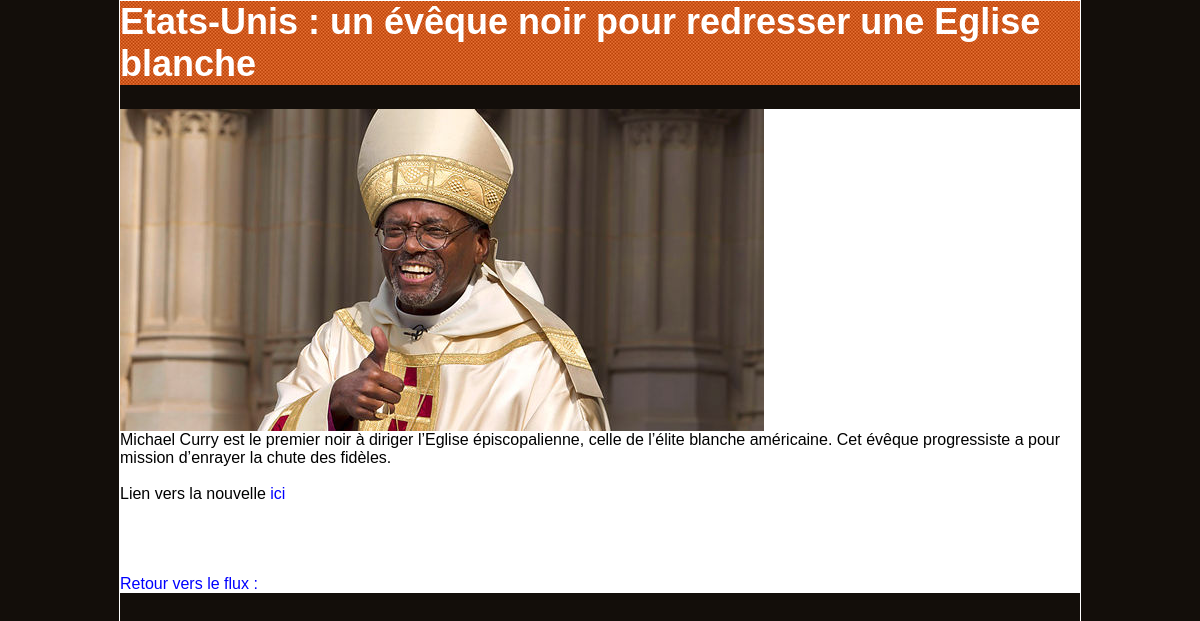
Page /controler/afficher_nouvelle.ctrl.php?id=920 on the committed database.
### tables this page shows
CREATE TABLE nouvelle (
		id integer primary key autoincrement,
		date datetime,
		titre varchar(255),
		description varchar(1024),
		url varchar(255),
		image varchar(80),
		RSS_id integer
		);

### controler/afficher_nouvelle.ctrl.php (called while the page is built)
<?php
include("../model/DAO.class.php");
require_once("../model/Nouvelle.class.php");
	$id=$_GET['id'];
	$q = "SELECT * FROM nouvelle where id=$id";
	$r = $dao->getDB()->query($q);
	$result = $r->fetchAll(PDO::FETCH_CLASS, "Nouvelle");
	$i = 0;
	foreach($result as $value)
	{
			$table[$i]=$value;
			$i++;
	}
require_once("../view/afficher_nouvelle.view.php");
?>

### model/DAO.class.php (called while the page is built, shortened)
<?php
require_once('Nouvelle.class.php');
    $dao = new DAO();
Class DAO {
	private $db;
	function __construct() {
		$dsn = 'sqlite:../model/rss.db';
		try {
			$this->db = new PDO($dsn);
		} catch (PDOException $e) {
			exit("Erreur ouverture BD : ".$e->getMessage());
		}
	}
	function getDB(){
		return $this->db;
	}
}
?>

### model/Nouvelle.class.php (called while the page is built, shortened)
<?php
class Nouvelle
{
	private $titre;
	private $description;
	private $image;
	private $url;
	private $RSS_id;
	function getTitre()
	{
		return $this->titre;
	}
	function getDescri()
	{
		return $this->description;
	}
	function getImage()
	{
		return $this->image;
	}
	function getURL()
	{
		return $this->url;
	}
	function getRSS_ID()
	{
		return $this->RSS_id;
	}
}
?>

### view/afficher_nouvelle.view.php (the view, shortened to what this page needs)
<html>
<head>
	<link rel="stylesheet" type="text/css" href="../view/design/style.css"
</head>
<body>
<?php
echo '<header>';
echo '<h1>';
echo $table[0]->getTitre();
echo '</h1>';
echo '</header>';
?>
<article>
<?php
    foreach($table as $a)
	{
		echo '<img src="'.$a->getImage().'"/></br>';
		print '<p>'.$a->getDescri().'<p>';
		echo 'Lien vers la nouvelle <a href="'.$a->getURL().'" > ici </a></br>';
	}
	echo '<a href="http://localhost/PHP/projet/controler/afficher_nouvelles.ctrl.php?rss='.$a->getRSS_ID().'&titre='.$_GET["titre"].'"> Retour vers le flux : '.$_GET["titre"]. '</a>';
	?>
</article>
</body>
</html>

### view/design/style.css (style rules this page uses)
body { font-family: "Arial"; width: 960px; margin: auto; border : 1px solid #FFF; background-color: #130E0A; color: white; }
header { font-size: large; background-image: url(header-bg.png); margin: 0px; }
p { margin: 0px; color: black; }
a:link { text-decoration:none; color: blue; }
article { background-color: #FFF; }

### rows in the picture
nouvelle: titre "Etats-Unis : un évêque noir pour redresser une Eglise blanche", image (picture), description "Michael Curry est le premier noir à diriger l’Eglise épiscopalienne, celle de l’élite blanche américaine. Cet évêque progressiste a pour mission d’enrayer la chute des fidèles."
